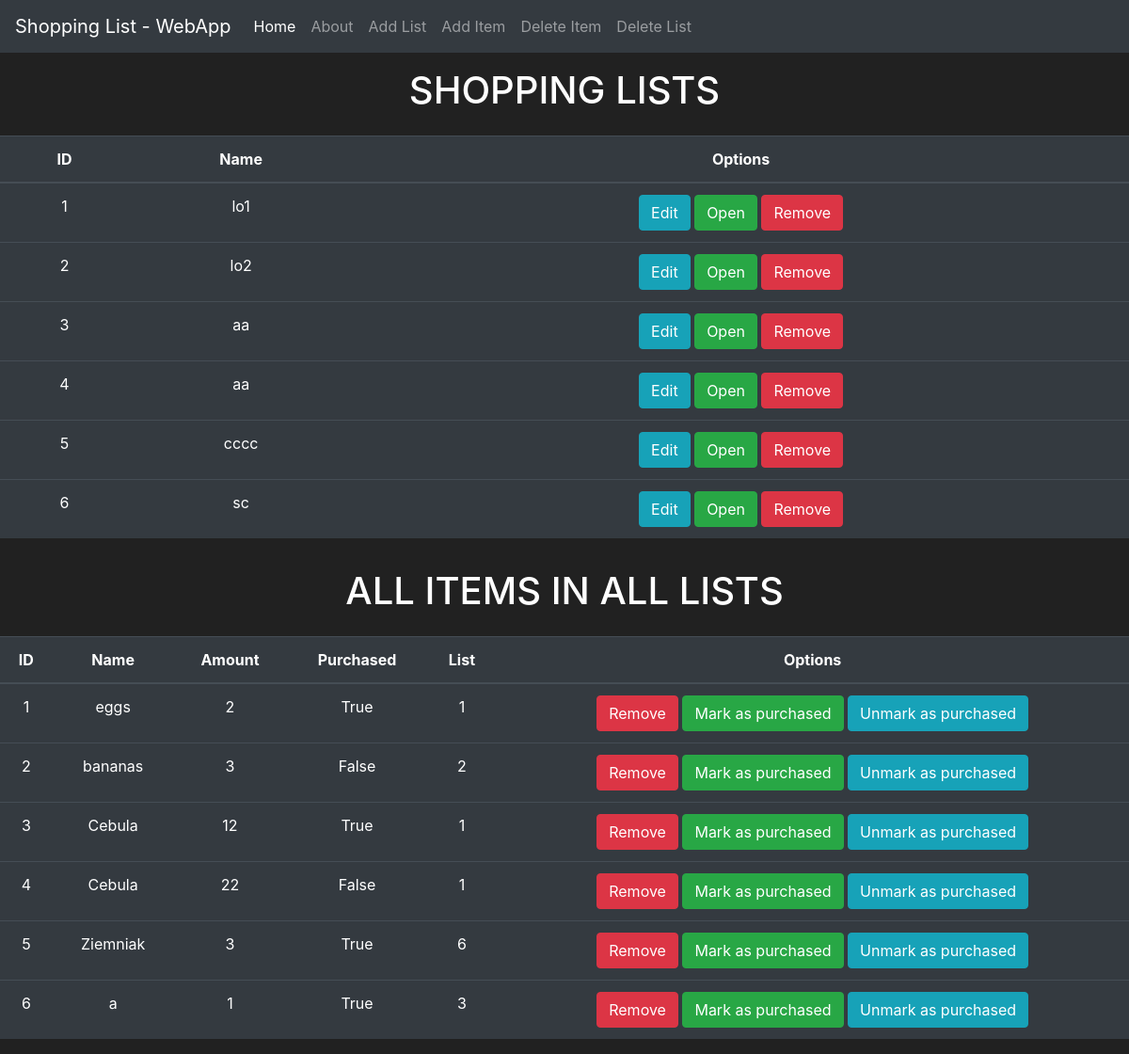
Page /home on the earlier database version.
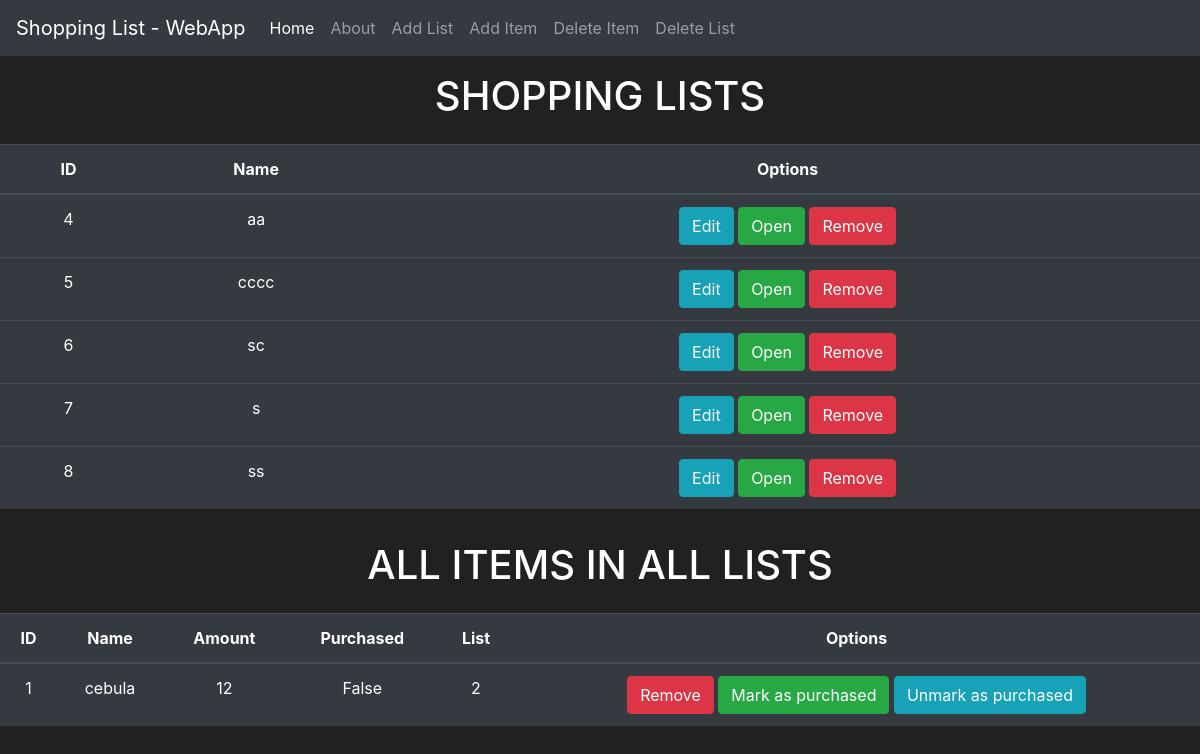
Same page on the later database version.
### lists/models.py (models this page shows, shortened)
class Lists(db.Model):
    id = db.Column(db.Integer(), primary_key=True)
    name = db.Column(db.String(length=50), nullable=False)
    lista = db.relationship('List', backref='owned_user', lazy=True)

class List(db.Model):
    id = db.Column(db.Integer(), primary_key=True)
    name = db.Column(db.String(length=50), nullable=False)
    amount = db.Column(db.Integer(), nullable=False)
    purchased = db.Column(db.Boolean(), default=False)
    owner = db.Column(db.Integer(), db.ForeignKey('lists.id'))

### lists/routes.py (the view)
@app.route('/')
@app.route('/home', methods=['GET', 'POST'])
def home_page():
    lists = Lists.query.all()
    list= List.query.all()
    return render_template('home.html', lists=lists, list=list)

### lists/templates/home.html (shortened to what this page needs)
<!doctype html>
<html lang="en">
  <head>
    <link rel="stylesheet" href="https://cdn.jsdelivr.net/npm/bootstrap@4.3.1/dist/css/bootstrap.min.css">
  </head>
  <body>
    <nav class="navbar navbar-expand-md navbar-dark bg-dark">
        <a class="navbar-brand">Shopping List - WebApp</a>
        <div class="collapse navbar-collapse" id="navbarNav">
          <ul class="navbar-nav mr-auto">
              <li class="nav-item active">
                  <a class="nav-link" href="{{ url_for('home_page')}}">Home <span class="sr-only">(current)</span></a>
              </li>
              <li class="nav-item">
                  <a class="nav-link" href="{{ url_for('about_page')}}">About</a>
              </li>
              <li class="nav-item">
                <a class="nav-link" href="{{ url_for('addlist_page')}}">Add List</a>
            </li>
            <li class="nav-item">
              <a class="nav-link" href="{{ url_for('additem_page')}}">Add Item</a>
            </li>
            <li class="nav-item">
              <a class="nav-link" href="{{ url_for('deleteitem_page')}}">Delete Item</a>
            </li>
            <li class="nav-item">
              <a class="nav-link" href="{{ url_for('deletelist_page')}}">Delete List</a>
            </li>
          </ul>
        </div>
      </nav>
      <div id="webTop">
        <h1>SHOPPING LISTS</h1>
      </div>
      <table class="table table-hover table-dark">
        <thead>
            <tr>
                <th scope="col">ID</th>
                <th scope="col">Name</th>
                <th scope="col">Options</th>
            </tr>
        </thead>
        <tbody>
            {% for lists in lists %}
                <tr>
                    <td>{{ lists.id }}</td>
                    <td>{{ lists.name }}</td>
                    <td>
                        <button class="btn btn-outline btn-info">Edit</button>
                        <button class="btn btn-outline btn-success" data-toggle="modal" data-target="#List-MoreInfo-{{ lists.id }}">Open</button>
                        <a href="{{ url_for('deletelist_page')}}" class="btn btn-outline btn-danger">Remove</a>
                    </td>
                </tr>
            {% endfor %}
        </tbody>
    </table>
    <div id="webTop">
      <h1>ALL ITEMS IN ALL LISTS</h1>
    </div>
    <table class="table table-hover table-dark">
      <thead>
          <tr>
              <th scope="col">ID</th>
              <th scope="col">Name</th>
              <th scope="col">Amount</th>
              <th scope="col">Purchased</th>
              <th scope="col">List</th>
              <th scope="col">Options</th>
          </tr>
      </thead>
      <tbody>
          {% for list in list %}
              <tr>
                  <td>{{ list.id }}</td>
                  <td>{{ list.name }}</td>
                  <td>{{ list.amount }}</td>
                  <td>{{ list.purchased }}</td>
                  <td>{{ list.owner }}</td>
                  <td>
                      <a href="{{ url_for('deleteitem_page')}}" class="btn btn-outline btn-danger">Remove</a>
                      <button class="btn btn-outline btn-success">Mark as purchased</button>
                      <button class="btn btn-outline btn-info">Unmark as purchased</button>
                  </td>
              </tr>
          {% endfor %}
      </tbody>
  </table>
  </body>
</html>

### lists/templates/home.html (style rules this page uses)
body { background-color: #212121; color: white; text-align: center; }
#webTop { padding: 1rem; }

Differences in the rows shown:
removed Lists: id "1", name "lo1"
removed Lists: id "2", name "lo2"
removed Lists: id "3", name "aa"
removed List: id "2", name "bananas", amount "3", purchased "False", owner "2"
removed List: id "3", name "Cebula", amount "12", purchased "True", owner "1"
removed List: id "4", name "Cebula", amount "22", purchased "False", owner "1"
removed List: id "5", name "Ziemniak", amount "3", purchased "True", owner "6"
removed List: id "6", name "a", amount "1", purchased "True", owner "3"
added Lists: id "7", name "s"
added Lists: id "8", name "ss"
changed List id 1: name "eggs" → "cebula"; amount "2" → "12"; purchased "True" → "False"; owner "1" → "2"
